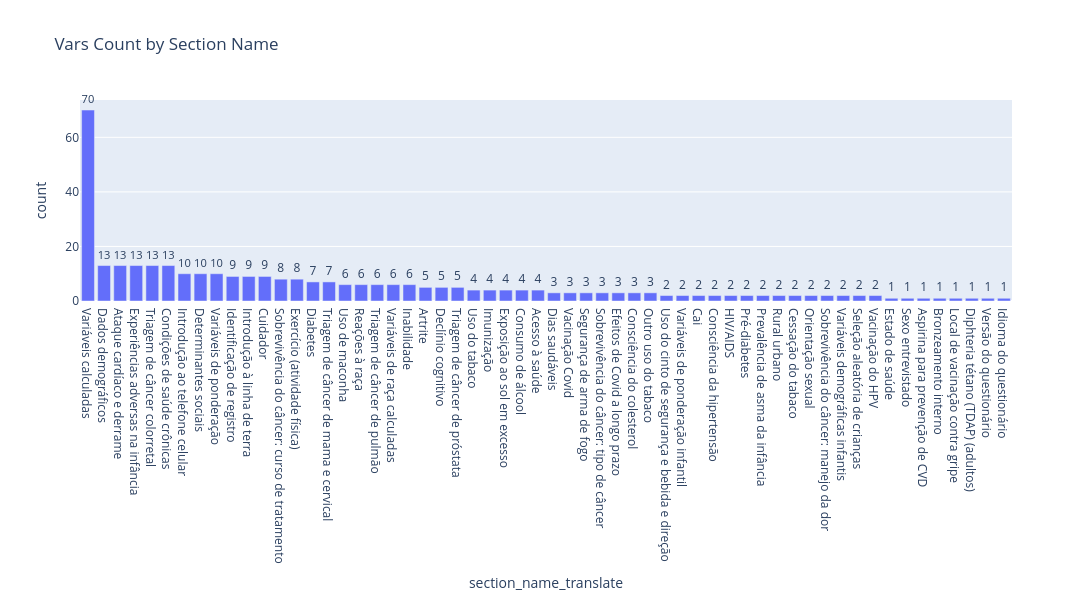

This figure's notebook cell:
### Markdown cell above
Gráfico das contagens

### Code cell
# lembrar de verificar o nb format e o kaleido

fig = px.bar(data_sect, x="section_name_translate", 
             y="count", 
             text_auto=True,
             title="Vars Count by Section Name",
             width = 1800,
             height = 600
             )

fig.update_traces(textfont_size=12, textangle=0, textposition="outside", cliponaxis=False)
# salvar figura
fig.write_image(f"{notebook_dir_project_predict}data{os.sep}output{os.sep}2023{os.sep}brfss_2023_vars_count_by_section_name.png")
fig.show()

### Figure 1 — Plotly figure (JSON) as saved in the notebook; plotly's stock layout.template omitted (floating-point values rounded to 4 significant figures)
{"data": [{"cliponaxis": false, "hovertemplate": "section_name_translate=%{x}<br>count=%{y}<extra></extra>", "legendgroup": "", "marker": {"color": "#636efa", "pattern": {"shape": ""}}, "name": "", "orientation": "v", "showlegend": false, "textangle": 0, "textfont": {"size": 12}, "textposition": "outside", "texttemplate": "%{y}", "type": "bar", "x": ["Variáveis calculadas", "Dados demográficos", "Ataque cardíaco e derrame", "Experiências adversas na infância", "Triagem de câncer colorretal", "Condições de saúde crônicas", "Introdução ao telefone celular", "Determinantes sociais", "Variáveis de ponderação", "Identificação de registro", "Introdução à linha de terra", "Cuidador", "Sobrevivência do câncer: curso de tratamento", "Exercício (atividade física)", "Diabetes", "Triagem de câncer de mama e cervical", "Uso de maconha", "Reações à raça", "Triagem de câncer de pulmão", "Variáveis de raça calculadas", "Inabilidade", "Artrite", "Declínio cognitivo", "Triagem de câncer de próstata", "Uso do tabaco", "Imunização", "Exposição ao sol em excesso", "Consumo de álcool", "Acesso à saúde", "Dias saudáveis", "Vacinação Covid", "Segurança de arma de fogo", "Sobrevivência do câncer: tipo de câncer", "Efeitos de Covid a longo prazo", "Consciência do colesterol", "Outro uso do tabaco", "Uso do cinto de segurança e bebida e direção", "Variáveis de ponderação infantil", "Cai", "Consciência da hipertensão", "HIV/AIDS", "Pré-diabetes", "Prevalência de asma da infância", "Rural urbano", "Cessação do tabaco", "Orientação sexual", "Sobrevivência do câncer: manejo da dor", "Variáveis demográficas infantis", "Seleção aleatória de crianças", "Vacinação do HPV", "Estado de saúde", "Sexo entrevistado", "Aspirina para prevenção de CVD", "Bronzeamento interno", "Local de vacinação contra gripe", "Diphteria tétano (TDAP) (adultos)", "Versão do questionário", "Idioma do questionário"], "xaxis": "x", "y": [70, 13, 13, 13, 13, 13, 10, 10, 10, 9, 9, 9, 8, 8, 7, 7, 6, 6, 6, 6, 6, 5, 5, 5, 4, 4, 4, 4, 4, 3, 3, 3, 3, 3, 3, 3, 2, 2, 2, 2, 2, 2, 2, 2, 2, 2, 2, 2, 2, 2, 1, 1, 1, 1, 1, 1, 1, 1], "yaxis": "y"}], "layout": {"barmode": "relative", "height": 600, "legend": {"tracegroupgap": 0}, "title": {"text": "Vars Count by Section Name"}, "width": 1800, "xaxis": {"anchor": "y", "domain": [0, 1], "title": {"text": "section_name_translate"}}, "yaxis": {"anchor": "x", "domain": [0, 1], "title": {"text": "count"}}}}
